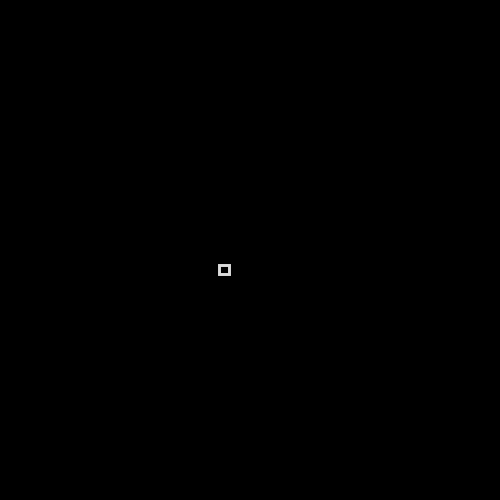
Frame 1 (no input)
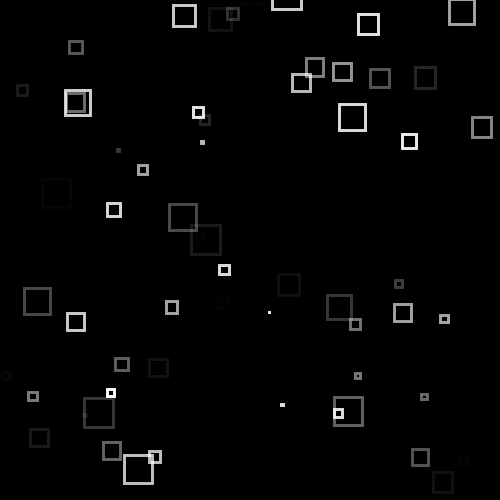
Frame 60 (the mouse pressed at the canvas centre just before this capture)
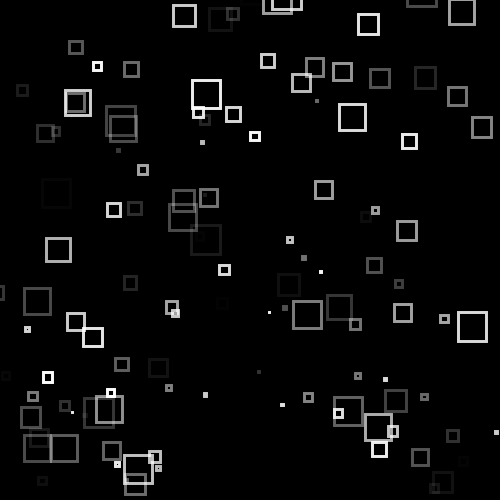
Frame 120 (the mouse held since frame 60 and released just before this capture)

The Processing sketch that drew these frames (run headless with seeded random() and noise(); from frame 60 on, the mouse is pressed at the canvas centre):

// Processing sketch: processing_36656
// ── processing_36656.pde

void setup() {
  size (500, 500);
  frameRate(1000);
  background(0, 0, 0);
}
/*int flake1= random(4,20);
 int flake2= random(4,20);
 int flake3= random(4,20);
 int flake4= random(4,20);
 int flake5= random(4,20);
 int flake6= random(4,20);
 
 float y = 10;
 float x = random(1, 500);
 int snowflake=500;
 
 
 
 void draw() {
 background(10, 7, 82);
 
 if(snowflake>0){
 stroke(255,255,255,100);
 
 line(x- flake1, y-flake2);
 line(x- flake3, y-flake4);
 line(x- flake5, y-flake6);
 line(x+ flake1, y+flake2);
 line(x+ flake3, y+flake4);
 line(x+ flake5, y+flake6);
 well that sucked. None of that code worked because of float/int conflict. I don't get it.
 neither one worked so I'll try another idea.*/







float weight= random(1, 4); //this will determine strokeWeight
int NumOfCubes=1200;
int NumOfEllipses= 1200;
int fin= 0;
int fin2=0;

void draw() {
  float r= random(255);
  float g= random(255);
  float b= random(255);
  float fade= random(255); //this creates random colors for the fills

  //float rectwide= random(15, 40);
  //float recthigh= random(15, 40);

  float x= random(10-40);
  if (NumOfCubes>2) {
    stroke(255, 255, 255, fade);
    strokeWeight(weight);
    noFill();
    rect(random(width), random(height), x, x);
    NumOfCubes--;
  }
  if (NumOfCubes<=2) {
    stroke(0, 0, 0, fade);
    strokeWeight(weight);
    ellipse(random(width), random(height), x, x);
    NumOfEllipses--;
  }
  if (NumOfEllipses<=2) {
    strokeWeight(.5);
    stroke(255,255,255);
    fill(r, g, b, 100);
    ellipse(random(height), random(width), 40, 40);
    fin++;
  }else{
  }
  if (fin>=2000 ) {
    stroke(0, 0, 0);
    strokeWeight(1);
    fill(0,0,0);
    ellipse(width/2,height/2,fin2, fin2);
    fin2++;
  }
}
/*else {
 stroke(255, 255, 255);
 fill(r,g,b);
 ellipse(height/2, width/2, fin, fin);
 fin++;*/
